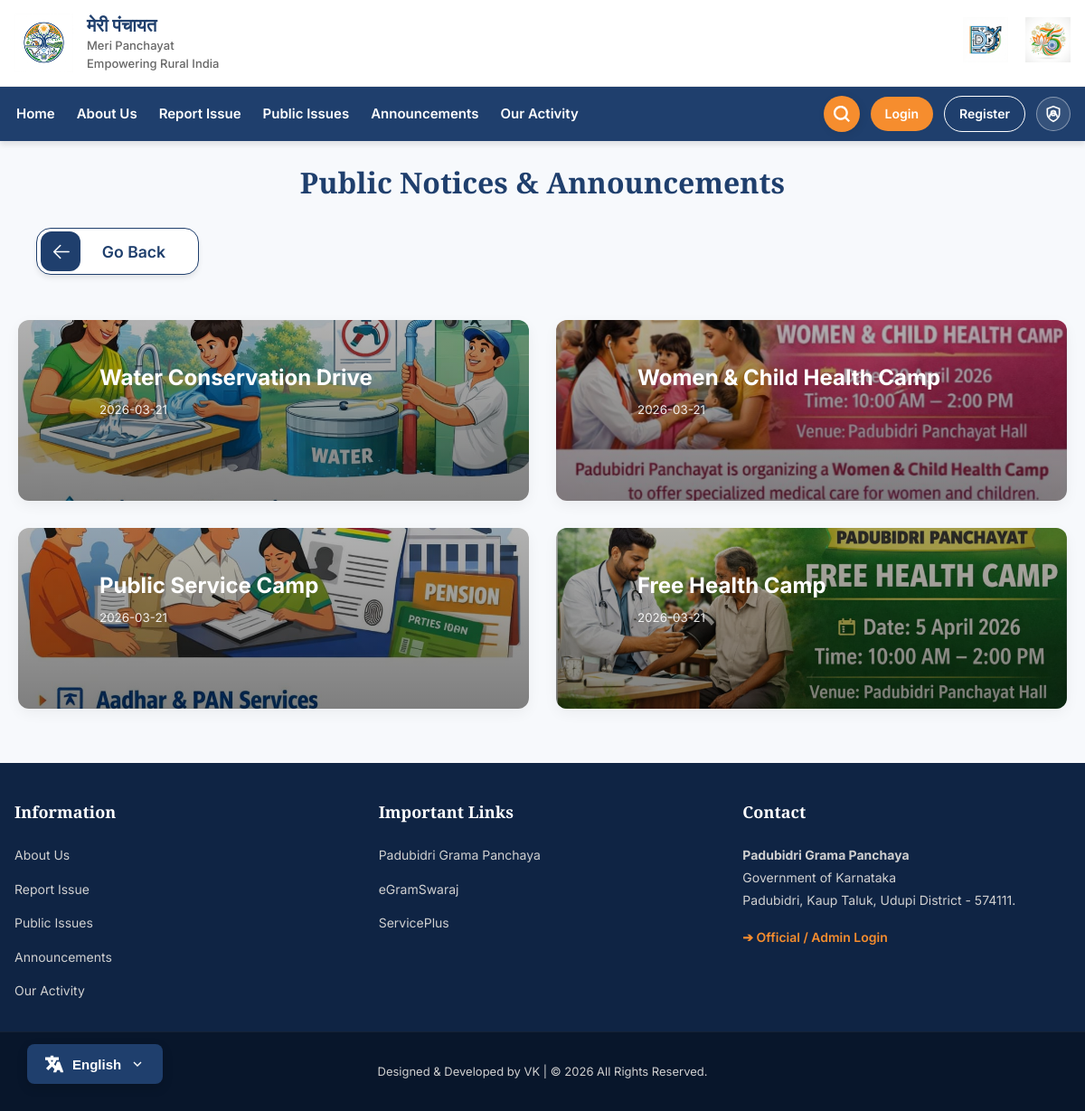
Screenshot of /notices with the database file from the repository.
### tables this page shows
CREATE TABLE notices ( 
        id INTEGER PRIMARY KEY AUTOINCREMENT,
        panchayath_id INTEGER,
        title TEXT,
        description TEXT,
        banner_path TEXT,
        created_at DATETIME DEFAULT CURRENT_TIMESTAMP
    , expiry_date DATETIME);

### app.py (the view)
@app.route("/notices")
def notices():
    process_expired_notices()
    conn = connect_db()
    notices = conn.execute("""
        SELECT n.*, p.name AS panchayath_name
        FROM notices n
        JOIN panchayath p ON p.id = n.panchayath_id
        ORDER BY n.created_at DESC
    """).fetchall()
    conn.close()
    return render_template("citizen/notices.html", notices=notices)

### app.py (called while the page is built)
def _get_text(key):
    lang = session.get("lang", "en")
    return TRANSLATIONS.get(lang, TRANSLATIONS["en"]).get(key, key)

@app.context_processor
def inject_get_text():
    return dict(get_text=_get_text)

def process_expired_notices():
    conn = connect_db()
    current_time = datetime.now().strftime("%Y-%m-%d %H:%M:%S")
    try:
        conn.row_factory = sqlite3.Row
        expired_notices = conn.execute("""
            SELECT * FROM notices
            WHERE expiry_date IS NOT NULL AND expiry_date <= ?
        """, (current_time,)).fetchall()
        for notice in expired_notices:
            conn.execute("""
                INSERT INTO activities (panchayath_id, title, description, image_path, created_at)
                VALUES (?, ?, ?, ?, ?)
            """, (notice['panchayath_id'], notice['title'], "", notice['banner_path'], notice['created_at']))
            conn.execute("DELETE FROM notices WHERE id = ?", (notice['id'],))
        conn.commit()
    except sqlite3.OperationalError:
        pass # Column might not exist yet
    finally:
        conn.close()

### templates/citizen/notices.html (shortened to what this page needs)
{% from "macros.html" import back_button %}
{% extends "base.html" %}
{% block css %}
<link rel="stylesheet" href="{{ url_for('static', filename='css/citizen.css') }}">
{% endblock %}
{% block content %}
<div style="width: 100%; padding: 0 20px; box-sizing: border-box; margin-top: 0px; margin-bottom: 40px;">
  <div style="display: flex; flex-direction: column; align-items: flex-start; margin-bottom: 30px;">
    <h2 class="section-title" style="margin-bottom: 15px; text-align: center; width: 100%;">{{
      get_text('public_notices_announcements') }}</h2>
    {{ back_button(get_text) }}
  </div>
  <div class="admin-login-card mx-auto" style="width: 100%; text-align: left; padding: 0;">
    <ul class="notices-grid">
      {% for n in notices %}
      <li class="notice-card" onclick="openNoticeModal(this)" data-title="{{ n.title }}"
        data-date="{{ n.created_at[:10] }}" data-panchayat="{{ n.panchayath_name }}"
        data-description="{{ n.description }}"
        data-image="{{ url_for('static', filename=n.banner_path) if n.banner_path else '' }}">
        {% if n.banner_path %}
        <div class="notice-banner"
          style="background-image: linear-gradient(rgba(0,0,0,0.3), rgba(0,0,0,0.5)), url('/static/{{ n.banner_path }}');">
          <strong style="font-size: 24px;">{{ n.title }}</strong>
          <small style="opacity: 0.9; margin-top: 5px;">{{ n.created_at[:10] }}</small>
        </div>
        {% endif %}
      </li>
      {% else %}
      <li
        style="grid-column: 1 / -1; text-align: center; padding: 40px; color: #777; background: #f9f9f9; border-radius: 12px;">
        {{ get_text('no_notices') }}
      </li>
      {% endfor %}
    </ul>
  </div>
</div>
{% endblock %}

### static/css/layout.css (style rules this page uses)
:root { --primary-color: #1f3f6d; --secondary-color: #f68d2e; --accent-color: #138808; --text-color: #333; --bg-color: #f7f9fc; --white: #ffffff; --font-main: 'Inter', sans-serif; --font-serif: 'Playfair Display', serif; }
* { box-sizing: border-box; }
html { scroll-behavior: smooth; }
body { margin: 0; font-family: var(--font-main); background: var(--bg-color); color: var(--text-color); line-height: 1.6; font-size: 16px; -webkit-font-smoothing: antialiased; -moz-osx-font-smoothing: grayscale; }
h1, h2, h3, h4, h5, h6 { font-family: var(--font-serif); font-weight: 700; margin-top: 0; color: var(--primary-color); }
.mx-auto { margin-left: auto; margin-right: auto; }

### static/css/citizen.css (style rules this page uses)
.section-title { text-align: center; color: var(--primary-color); font-family: var(--font-serif); font-size: 32px; margin-bottom: 40px; }
.notices-grid { display: grid; grid-template-columns: 1fr 1fr; gap: 30px; list-style: none; padding: 0; margin: 0; }
.notice-card { background: var(--white); border-radius: 12px; overflow: hidden; box-shadow: 0 5px 15px rgba(0, 0, 0, 0.05); transition: transform 0.3s, box-shadow 0.3s; height: 100%; display: flex; flex-direction: column; cursor: pointer; }
.notice-banner { height: 200px; background-size: cover; background-position: center; display: flex; flex-direction: column; justify-content: flex-end; padding: 90px; color: white; position: relative; }

### rows the page displays
notices: banner_path (picture), title "Water Conservation Drive", created_at "2026-03-21"
notices: banner_path (picture), title "Women & Child Health Camp", created_at "2026-03-21"
notices: banner_path (picture), title "Public Service Camp", created_at "2026-03-21"
notices: banner_path (picture), title "Free Health Camp", created_at "2026-03-21"

### other values shown
{{ get_text('brand_name_hindi') }} "मेरी पंचायत"
{{ get_text('brand_name_en') }} "Meri Panchayat"
{{ get_text('brand_tagline') }} "Empowering Rural India"
{{ get_text('home') }} "Home"
{{ get_text('about_scheme') }} "About Us"
{{ get_text('report_issue') }} "Report Issue"
{{ get_text('public_issues') }} "Public Issues"
{{ get_text('announcements') }} "Announcements"
{{ get_text('our_activity') }} "Our Activity"
{{ get_text('login') }} "Login"
{{ get_text('register') }} "Register"
{{ get_text('public_notices_announcements') }} "Public Notices & Announcements"
{{ get_text('go_back') if get_text else 'Go Back' }} "Go Back"
{{ get_text('information') }} "Information"
{{ get_text('about_us') }} "About Us"
